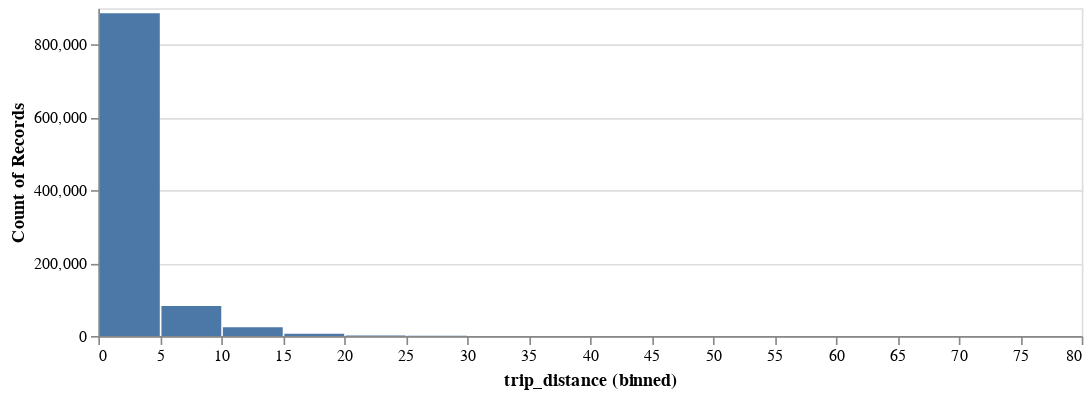

The notebook cell this image was saved under:
### Code cell
columns = ['trip_distance', 'fare_amount', 'tip_amount', 'tolls_amount', 'total_amount', ]
chart = alt.Chart(pdf[columns]).mark_bar().encode(
  x=alt.X('trip_distance', type='quantitative', bin=alt.Bin(maxbins=20)),
  y='count()'
).properties(width=600, height=200)

chart

### Figure 1 — Vega specification as saved in the notebook (floating-point values rounded to 4 significant figures)
{"$schema": "https://vega.github.io/schema/vega/v5.json", "data": [{"name": "source_0", "values": [{"__count": 885976, "bin_maxbins_20_trip_distance": 0.0, "bin_maxbins_20_trip_distance_end": 5.0}, {"__count": 82170, "bin_maxbins_20_trip_distance": 5.0, "bin_maxbins_20_trip_distance_end": 10.0}, {"__count": 24008, "bin_maxbins_20_trip_distance": 10.0, "bin_maxbins_20_trip_distance_end": 15.0}, {"__count": 5891, "bin_maxbins_20_trip_distance": 15.0, "bin_maxbins_20_trip_distance_end": 20.0}, {"__count": 1312, "bin_maxbins_20_trip_distance": 20.0, "bin_maxbins_20_trip_distance_end": 25.0}, {"__count": 524, "bin_maxbins_20_trip_distance": 25.0, "bin_maxbins_20_trip_distance_end": 30.0}, {"__count": 70, "bin_maxbins_20_trip_distance": 30.0, "bin_maxbins_20_trip_distance_end": 35.0}, {"__count": 13, "bin_maxbins_20_trip_distance": 40.0, "bin_maxbins_20_trip_distance_end": 45.0}, {"__count": 25, "bin_maxbins_20_trip_distance": 35.0, "bin_maxbins_20_trip_distance_end": 40.0}, {"__count": 3, "bin_maxbins_20_trip_distance": 50.0, "bin_maxbins_20_trip_distance_end": 55.0}, {"__count": 1, "bin_maxbins_20_trip_distance": 60.0, "bin_maxbins_20_trip_distance_end": 65.0}, {"__count": 5, "bin_maxbins_20_trip_distance": 45.0, "bin_maxbins_20_trip_distance_end": 50.0}, {"__count": 1, "bin_maxbins_20_trip_distance": 75.0, "bin_maxbins_20_trip_distance_end": 80.0}, {"__count": 1, "bin_maxbins_20_trip_distance": 55.0, "bin_maxbins_20_trip_distance_end": 60.0}]}, {"name": "source_0_y_domain___count", "values": [{"min": 1, "max": 885976}]}], "signals": [{"name": "bin_maxbins_20_trip_distance_bins", "value": {"fields": ["trip_distance"], "fname": "bin_trip_distance", "start": 0.0, "step": 5.0, "stop": 80.0}}], "marks": [{"type": "rect", "name": "marks", "from": {"data": "source_0"}, "encode": {"update": {"x2": [{"value": 0, "test": "!isValid(datum[\"bin_maxbins_20_trip_distance\"]) || !isFinite(+datum[\"bin_maxbins_20_trip_distance\"])"}, {"field": "bin_maxbins_20_trip_distance", "scale": "x", "offset": 1}], "x": [{"value": 0, "test": "!isValid(datum[\"bin_maxbins_20_trip_distance\"]) || !isFinite(+datum[\"bin_maxbins_20_trip_distance\"])"}, {"field": "bin_maxbins_20_trip_distance_end", "scale": "x"}], "y": {"field": "__count", "scale": "y"}, "y2": {"value": 0, "scale": "y"}, "fill": {"value": "#4c78a8"}, "ariaRoleDescription": {"value": "bar"}, "description": {"signal": "\"trip_distance (binned): \" + (!isValid(datum[\"bin_maxbins_20_trip_distance\"]) || !isFinite(+datum[\"bin_maxbins_20_trip_distance\"]) ? \"null\" : format(datum[\"bin_maxbins_20_trip_distance\"], \"\") + \" – \" + format(datum[\"bin_maxbins_20_trip_distance_end\"], \"\")) + \"; Count of Records: \" + (format(datum[\"__count\"], \"\"))"}}}, "style": ["bar"]}], "scales": [{"name": "x", "type": "linear", "domain": {"signal": "[bin_maxbins_20_trip_distance_bins.start, bin_maxbins_20_trip_distance_bins.stop]"}, "range": [0, {"signal": "width"}], "bins": {"signal": "bin_maxbins_20_trip_distance_bins"}, "zero": false}, {"name": "y", "type": "linear", "domain": [{"signal": "(data(\"source_0_y_domain___count\")[0] || {}).min"}, {"signal": "(data(\"source_0_y_domain___count\")[0] || {}).max"}], "range": [{"signal": "height"}, 0], "zero": true, "nice": true}], "axes": [{"scale": "y", "gridScale": "x", "tickCount": {"signal": "ceil(height/40)"}, "maxExtent": 0, "ticks": false, "grid": true, "labels": false, "orient": "left", "zindex": 0, "minExtent": 0, "domain": false, "aria": false}, {"scale": "x", "grid": false, "labelFlush": true, "labelOverlap": true, "zindex": 0, "tickCount": {"signal": "ceil(width/10)"}, "title": "trip_distance (binned)", "orient": "bottom"}, {"scale": "y", "orient": "left", "tickCount": {"signal": "ceil(height/40)"}, "title": "Count of Records", "grid": false, "labelOverlap": true, "zindex": 0}], "height": 200, "background": "white", "width": 600, "padding": 5, "style": "cell"}
